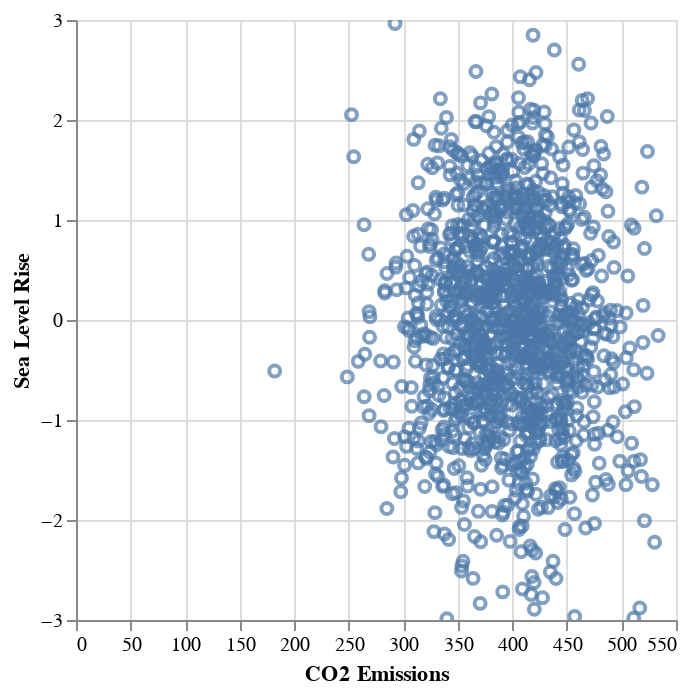

Source (notebook cell):
### Code cell
alt.Chart(climate).mark_point().encode(
    x = 'CO2 Emissions',
    y = 'Sea Level Rise',
    #color = 'Country'
).interactive()

### Figure 1 — Vega-Lite specification as saved in the notebook (floating-point values rounded to 4 significant figures; data arrays with more than 128 entries replaced by an {"elided": "..."} marker saying what was removed)
{"config": {"view": {"continuousWidth": 300, "continuousHeight": 300}}, "data": {"name": "data-316cc73430e526ec18ffad14eec89801"}, "mark": {"type": "point"}, "encoding": {"x": {"field": "CO2 Emissions", "type": "quantitative"}, "y": {"field": "Sea Level Rise", "type": "quantitative"}}, "params": [{"name": "param_2", "select": {"type": "interval", "encodings": ["x", "y"]}, "bind": "scales"}], "$schema": "https://vega.github.io/schema/vega-lite/v5.16.3.json", "datasets": {"data-316cc73430e526ec18ffad14eec89801": {"elided": "1304 records"}}}
